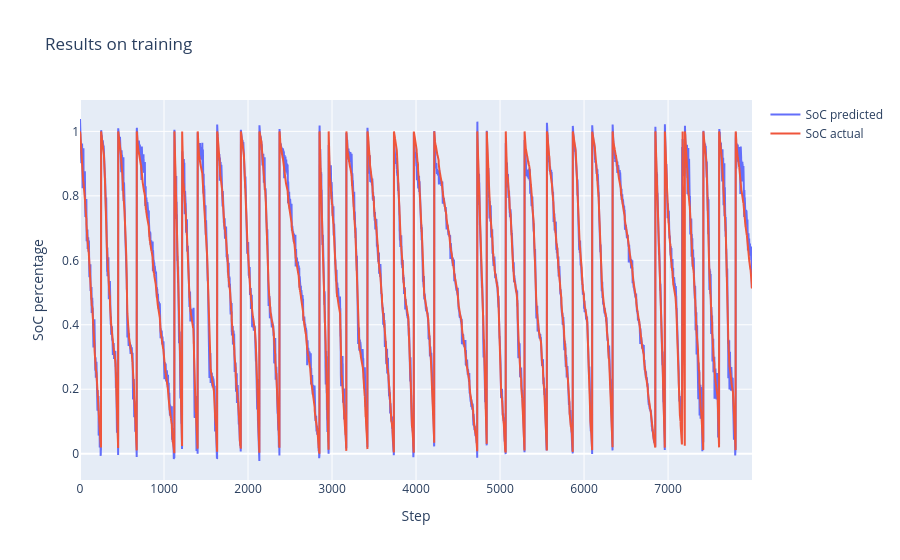

The code cell stored with this chart in its notebook:
### Code cell
cycle_num = 0
steps_num = 8000
step_index = np.arange(cycle_num*steps_num, (cycle_num+1)*steps_num)

fig = go.Figure()
fig.add_trace(go.Scatter(x=step_index, y=train_predictions.flatten()[cycle_num*steps_num:(cycle_num+1)*steps_num],
                    mode='lines', name='SoC predicted'))
fig.add_trace(go.Scatter(x=step_index, y=train_y.flatten()[cycle_num*steps_num:(cycle_num+1)*steps_num],
                    mode='lines', name='SoC actual'))
fig.update_layout(title='Results on training',
                  xaxis_title='Step',
                  yaxis_title='SoC percentage')
fig.show()

### Figure 1 — Plotly figure (JSON) as saved in the notebook; plotly's stock layout.template omitted (floating-point values rounded to 4 significant figures; data arrays with more than 128 entries replaced by an {"elided": "..."} marker saying what was removed)
{"data": [{"mode": "lines", "name": "SoC predicted", "type": "scatter", "x": {"elided": "8000 int values"}, "y": {"elided": "8000 float values"}}, {"mode": "lines", "name": "SoC actual", "type": "scatter", "x": {"elided": "8000 int values"}, "y": {"elided": "8000 float values"}}], "layout": {"autosize": true, "title": {"text": "Results on training"}, "xaxis": {"autorange": true, "range": [0, 7999], "title": {"text": "Step"}, "type": "linear"}, "yaxis": {"autorange": true, "range": [-0.0817, 1.097], "title": {"text": "SoC percentage"}, "type": "linear"}}}
